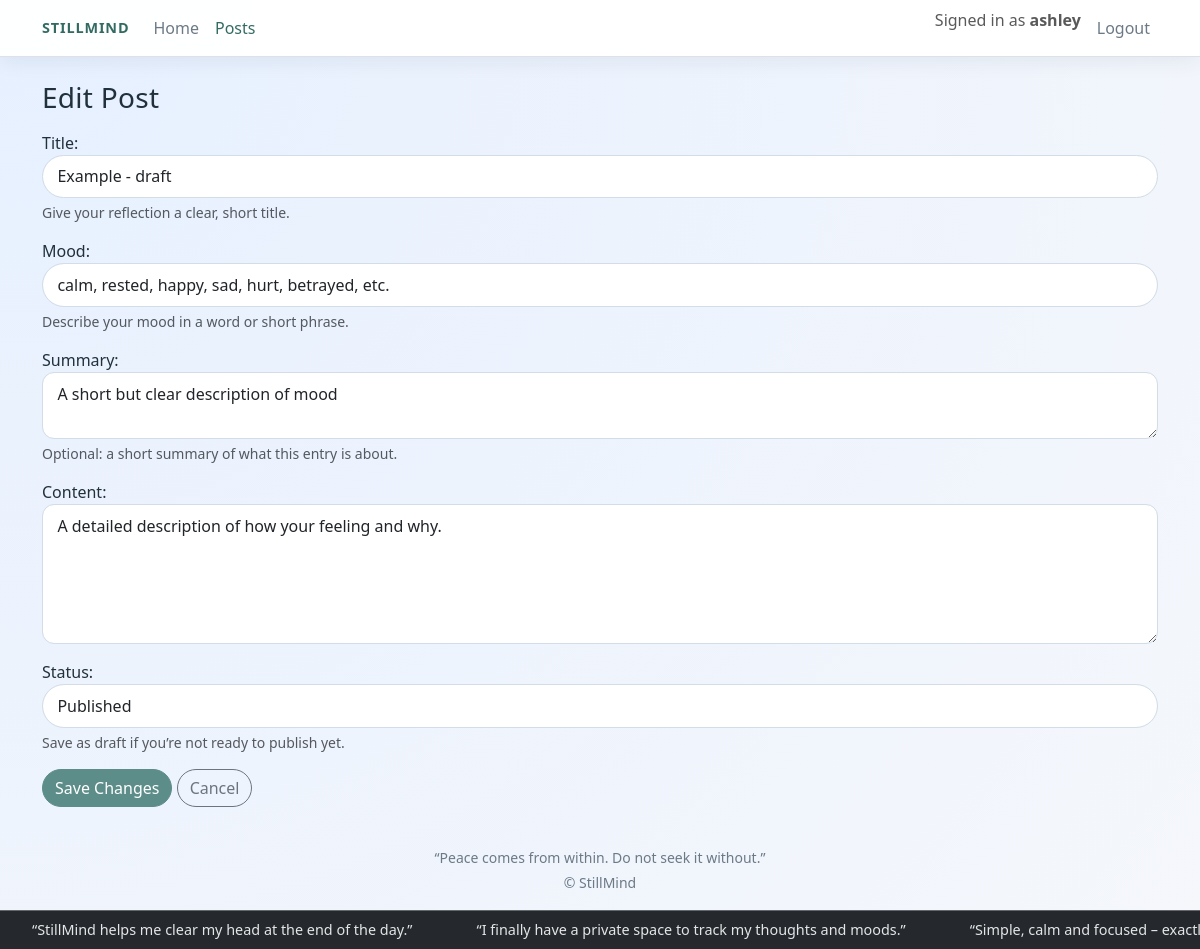
/post/example-draft-2/edit/ (signed in), run on the app's committed database.
### still_mind/models.py (models this page shows, shortened)
class Post(models.Model):
    author = models.ForeignKey(
        User,
        on_delete=models.CASCADE,
        related_name="posts",
    )
    title = models.CharField(max_length=200)
    slug = models.SlugField(max_length=200, blank=True) # will be set in save()
    mood = models.CharField(max_length=50, blank=True)
    summary = models.CharField(max_length=280, blank=True)
    content = models.TextField(blank=True)
    status = models.IntegerField(choices=STATUS, default=0)
    created_at = models.DateTimeField(auto_now_add=True)
    updated_at = models.DateTimeField(auto_now=True)
    class Meta:
        constraints = [
            models.UniqueConstraint(fields=["author", "slug"], name="unique_author_slug"),
        ]
        indexes = [
            models.Index(fields=["author", "slug"]),
            models.Index(fields=["slug"]),
        ]
        ordering = ["-created_at"]
    def save(self, *args, **kwargs):
        """
        Auto-generate a unique slug per author.
        """
        if not self.slug:
            base = slugify(self.title) or "post"
            base = base[:180]
            candidate = base
            for i in count(2):
                qs = Post.objects.filter(author=self.author, slug=candidate)
                if self.pk:
                    qs = qs.exclude(pk=self.pk)
                if not qs.exists():
                    break
                candidate = f"{base}-{i}"
                candidate = candidate[:200]
            self.slug = candidate
        super().save(*args, **kwargs)

### still_mind/views.py (the view, shortened to what this page needs)
class PostUpdateView(LoginRequiredMixin, AuthorRequiredMixin, UpdateView):
    model = Post
    form_class = PostForm
    template_name = "still_mind/post_form.html"
    slug_field = "slug"
    slug_url_kwarg = "slug"

### still_mind/forms.py
class PostForm(forms.ModelForm):
    class Meta:
        model = Post
        fields = ['title', 'mood', 'summary', 'content', 'status']
        widgets = {
            'title': forms.TextInput(attrs={
                'class': 'form-control',
                'placeholder': 'Enter a title'
            }),
            'mood': forms.TextInput(attrs={
                'class': 'form-control',
                'placeholder': 'e.g. Calm, Grateful'
            }),
            'summary': forms.Textarea(attrs={
                'class': 'form-control',
                'rows': 2,
                'placeholder': 'Optional short summary of this reflection...'
            }),
            'content': forms.Textarea(attrs={
                'class': 'form-control',
                'rows': 5,
                'placeholder': 'Write your reflection...'
            }),
            'status': forms.Select(attrs={'class': 'form-control'}),
        }

### still_mind/views.py (called while the page is built)
    def test_func(self):
        obj = self.get_object()
        return obj.author == self.request.user

### still_mind/templates/still_mind/post_form.html (shortened to what this page needs)
{% extends "still_mind/base.html" %}
{% block content %}
<h1 class="h3 mb-3">
  {% if object %}Edit Post{% else %}New Post{% endif %}
</h1>
<form method="post" novalidate>
  <div class="mb-3">
    {{ form.title.label_tag }}
    {{ form.title }}
    <div class="form-text">Give your reflection a clear, short title.</div>
  </div>
  <div class="mb-3">
    {{ form.mood.label_tag }}
    {{ form.mood }}
    <div class="form-text">Describe your mood in a word or short phrase.</div>
  </div>
  <div class="mb-3">
    {{ form.summary.label_tag }}
    {{ form.summary }}
    <div class="form-text">Optional: a short summary of what this entry is about.</div>
  </div>
  <div class="mb-3">
    {{ form.content.label_tag }}
    {{ form.content }}
  </div>
  <div class="mb-3">
    {{ form.status.label_tag }}
    {{ form.status }}
    <div class="form-text">Save as draft if you’re not ready to publish yet.</div>
  </div>
  <button type="submit" class="btn btn-primary">
    {% if object %}Save Changes{% else %}Create Post{% endif %}
  </button>
  <a href="{% url 'still_mind:post_list' %}" class="btn btn-outline-secondary">
    Cancel
  </a>
</form>
{% endblock %}

### still_mind/templates/still_mind/base.html (shortened to what this page needs)
<!doctype html>
<html lang="en">
<head>
  {% load static %}
  <link href="https://cdn.jsdelivr.net/npm/bootstrap@5.3.3/dist/css/bootstrap.min.css" rel="stylesheet">
  <link rel="stylesheet" href="{% static 'site.css' %}">
</head>
<body class="bg-light">
  <header>
    <nav class="navbar navbar-expand-md navbar-light bg-white border-bottom" aria-label="Main navigation">
      <div class="container">
        <a class="navbar-brand fw-semibold" href="{% url 'still_mind:home' %}">StillMind</a>
        <div class="collapse navbar-collapse" id="mainNavbar">
          <ul class="navbar-nav me-auto mb-2 mb-md-0">
            <li class="nav-item">
              <a class="nav-link{% if request.resolver_match.url_name == 'home' %} active{% endif %}"
                 href="{% url 'still_mind:home' %}">
                Home
              </a>
            </li>
            <li class="nav-item">
              <a class="nav-link{% if request.resolver_match.url_name in 'post_list post_detail post_create post_edit' %} active{% endif %}"
                 href="{% url 'still_mind:post_list' %}">
                Posts
              </a>
            </li>
          </ul>
          <ul class="navbar-nav ms-auto mb-2 mb-md-0">
            {% if user.is_authenticated %}
              <li class="nav-item">
                <span class="navbar-text me-2">
                  Signed in as <strong>{{ user.username }}</strong>
                </span>
              </li>
              <li class="nav-item">
                <a class="nav-link" href="{% url 'logout' %}">Logout</a>
              </li>
            {% else %}
              <li class="nav-item">
                <a class="nav-link" href="{% url 'login' %}">Login</a>
              </li>
            {% endif %}
          </ul>
        </div>
      </div>
    </nav>
  </header>
  <main class="container py-4" role="main">
    {% block content %}{% endblock %}
  </main>
  <footer class="mt-auto py-3">
    <div class="container text-center small text-muted">
      <div>“Peace comes from within. Do not seek it without.”</div>
      <div class="mt-1">&copy; {{ now|default:""|date:"Y" }} StillMind</div>
    </div>
  </footer>
  <div class="review-banner">
    <div class="review-track">
        <div class="review-item">“StillMind helps me clear my head at the end of the day.”</div>
        <div class="review-item">“I finally have a private space to track my thoughts and moods.”</div>
        <div class="review-item">“Simple, calm and focused – exactly what I needed for journaling.”</div>
    </div>
  </div>
</body>
</html>

### static/site.css (style rules this page uses)
:root { --sm-bg: #f4f7fb; --sm-accent: #5c8d89; --sm-accent-soft: #c2ddd8; --sm-accent-strong: #336b63; --sm-card: #ffffff; --sm-text-main: #20313b; --sm-text-muted: #6c7a86; --sm-danger: #d9534f; --sm-radius-lg: 0.9rem; --sm-shadow-soft: 0 12px 35px rgba(16, 41, 49, 0.10); }
body { font-family: system-ui, -apple-system, BlinkMacSystemFont, "Segoe UI", sans-serif; background: radial-gradient(circle at top left, #e6f0ff, #f5f7fb); color: var(--sm-text-main); }
main[role="main"] { min-height: 80vh; }
.navbar { background: rgba(255, 255, 255, 0.96) !important; box-shadow: 0 6px 20px rgba(10, 39, 52, 0.06); backdrop-filter: blur(12px); }
.navbar-brand { letter-spacing: 0.06em; text-transform: uppercase; font-size: 0.9rem; color: var(--sm-accent-strong) !important; }
.nav-link { color: var(--sm-text-muted) !important; }
.nav-link.active, .nav-link:hover { color: var(--sm-accent-strong) !important; }
.btn-primary { background-color: var(--sm-accent); border-color: var(--sm-accent); }
.btn-outline-secondary, .btn-secondary { border-radius: 999px; }
.btn, .form-control { border-radius: 999px; }
.form-control { border: 1px solid #d2dde7; padding: 0.55rem 0.9rem; }
textarea.form-control { border-radius: 0.75rem; }
h1, h2, h3, h4 { color: var(--sm-text-main); letter-spacing: 0.01em; }
.text-muted { color: var(--sm-text-muted) !important; }
.review-banner { position: fixed; bottom: 0; left: 0; width: 100%; background: rgba(33, 37, 41, 0.98); color: #f8f9fa; font-size: 0.9rem; z-index: 1030; overflow: hidden; border-top: 1px solid rgba(248, 249, 250, 0.3); }
.review-track { display: inline-flex; white-space: nowrap; animation: review-scroll 40s linear infinite; }
.review-item { padding: 0.5rem 2rem; display: inline-block; opacity: 0.9; }
body { padding-bottom: 40px; }

### data on the page
Post: title "Example - draft", mood "calm, rested, happy, sad, hurt, betrayed, etc.", summary "A short but clear description of mood", content "A detailed description of how your feeling and why.", status "Published"

### other printed values
{{ user.username }} "ashley"
